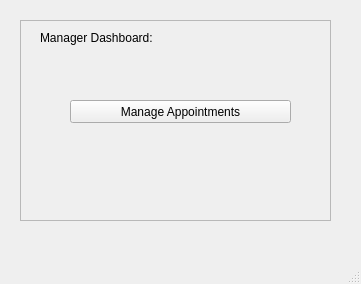
<?xml version="1.0" encoding="UTF-8"?>
<ui version="4.0">
 <class>MainWindow</class>
 <widget class="QMainWindow" name="MainWindow">
  <property name="geometry">
   <rect>
    <x>0</x>
    <y>0</y>
    <width>361</width>
    <height>284</height>
   </rect>
  </property>
  <property name="windowTitle">
   <string>MainWindow</string>
  </property>
  <widget class="QWidget" name="centralwidget">
   <widget class="QFrame" name="frame">
    <property name="geometry">
     <rect>
      <x>20</x>
      <y>20</y>
      <width>311</width>
      <height>201</height>
     </rect>
    </property>
    <property name="frameShape">
     <enum>QFrame::StyledPanel</enum>
    </property>
    <property name="frameShadow">
     <enum>QFrame::Raised</enum>
    </property>
    <widget class="QLabel" name="label">
     <property name="geometry">
      <rect>
       <x>20</x>
       <y>10</y>
       <width>171</width>
       <height>16</height>
      </rect>
     </property>
     <property name="text">
      <string>Manager Dashboard:</string>
     </property>
    </widget>
    <widget class="QPushButton" name="Manage">
     <property name="geometry">
      <rect>
       <x>50</x>
       <y>80</y>
       <width>221</width>
       <height>23</height>
      </rect>
     </property>
     <property name="text">
      <string>Manage Appointments</string>
     </property>
    </widget>
   </widget>
  </widget>
  <widget class="QMenuBar" name="menubar">
   <property name="geometry">
    <rect>
     <x>0</x>
     <y>0</y>
     <width>361</width>
     <height>26</height>
    </rect>
   </property>
  </widget>
  <widget class="QStatusBar" name="statusbar"/>
 </widget>
 <resources/>
 <connections/>
</ui>
